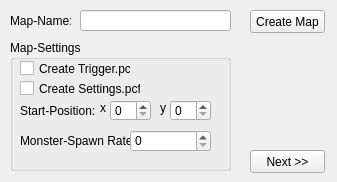
<?xml version="1.0" encoding="UTF-8"?>
<ui version="4.0">
 <class>Form</class>
 <widget class="QWidget" name="Form">
  <property name="geometry">
   <rect>
    <x>0</x>
    <y>0</y>
    <width>337</width>
    <height>182</height>
   </rect>
  </property>
  <property name="windowTitle">
   <string>Pokemon World - MapCreator</string>
  </property>
  <widget class="QLabel" name="label">
   <property name="geometry">
    <rect>
     <x>10</x>
     <y>10</y>
     <width>61</width>
     <height>21</height>
    </rect>
   </property>
   <property name="text">
    <string>Map-Name:</string>
   </property>
  </widget>
  <widget class="QLineEdit" name="lineEdit">
   <property name="geometry">
    <rect>
     <x>80</x>
     <y>10</y>
     <width>151</width>
     <height>21</height>
    </rect>
   </property>
  </widget>
  <widget class="QGroupBox" name="groupBox">
   <property name="geometry">
    <rect>
     <x>10</x>
     <y>40</y>
     <width>221</width>
     <height>131</height>
    </rect>
   </property>
   <property name="title">
    <string>Map-Settings</string>
   </property>
   <widget class="QCheckBox" name="checkBox">
    <property name="geometry">
     <rect>
      <x>10</x>
      <y>20</y>
      <width>111</width>
      <height>17</height>
     </rect>
    </property>
    <property name="text">
     <string>Create Trigger.pcf</string>
    </property>
   </widget>
   <widget class="QCheckBox" name="checkBox_2">
    <property name="geometry">
     <rect>
      <x>10</x>
      <y>40</y>
      <width>121</width>
      <height>17</height>
     </rect>
    </property>
    <property name="text">
     <string>Create Settings.pcf</string>
    </property>
   </widget>
   <widget class="QLabel" name="label_2">
    <property name="geometry">
     <rect>
      <x>10</x>
      <y>60</y>
      <width>81</width>
      <height>21</height>
     </rect>
    </property>
    <property name="text">
     <string>Start-Position:</string>
    </property>
   </widget>
   <widget class="QSpinBox" name="spinBox">
    <property name="geometry">
     <rect>
      <x>100</x>
      <y>60</y>
      <width>41</width>
      <height>21</height>
     </rect>
    </property>
   </widget>
   <widget class="QSpinBox" name="spinBox_2">
    <property name="geometry">
     <rect>
      <x>160</x>
      <y>60</y>
      <width>41</width>
      <height>21</height>
     </rect>
    </property>
   </widget>
   <widget class="QLabel" name="label_3">
    <property name="geometry">
     <rect>
      <x>150</x>
      <y>60</y>
      <width>16</width>
      <height>16</height>
     </rect>
    </property>
    <property name="text">
     <string>y</string>
    </property>
   </widget>
   <widget class="QLabel" name="label_4">
    <property name="geometry">
     <rect>
      <x>90</x>
      <y>60</y>
      <width>16</width>
      <height>16</height>
     </rect>
    </property>
    <property name="text">
     <string>x</string>
    </property>
   </widget>
   <widget class="QLabel" name="label_5">
    <property name="geometry">
     <rect>
      <x>10</x>
      <y>90</y>
      <width>111</width>
      <height>21</height>
     </rect>
    </property>
    <property name="text">
     <string>Monster-Spawn Rate:</string>
    </property>
   </widget>
   <widget class="QSpinBox" name="spinBox_3">
    <property name="geometry">
     <rect>
      <x>120</x>
      <y>90</y>
      <width>81</width>
      <height>22</height>
     </rect>
    </property>
   </widget>
  </widget>
  <widget class="QPushButton" name="pushButton">
   <property name="geometry">
    <rect>
     <x>250</x>
     <y>10</y>
     <width>75</width>
     <height>23</height>
    </rect>
   </property>
   <property name="text">
    <string>Create Map</string>
   </property>
  </widget>
  <widget class="QPushButton" name="pushButton_2">
   <property name="geometry">
    <rect>
     <x>250</x>
     <y>150</y>
     <width>75</width>
     <height>23</height>
    </rect>
   </property>
   <property name="text">
    <string>Next &gt;&gt;</string>
   </property>
  </widget>
 </widget>
 <resources/>
 <connections/>
 <designerdata>
  <property name="gridDeltaX">
   <number>10</number>
  </property>
  <property name="gridDeltaY">
   <number>10</number>
  </property>
  <property name="gridSnapX">
   <bool>true</bool>
  </property>
  <property name="gridSnapY">
   <bool>true</bool>
  </property>
  <property name="gridVisible">
   <bool>false</bool>
  </property>
 </designerdata>
</ui>
